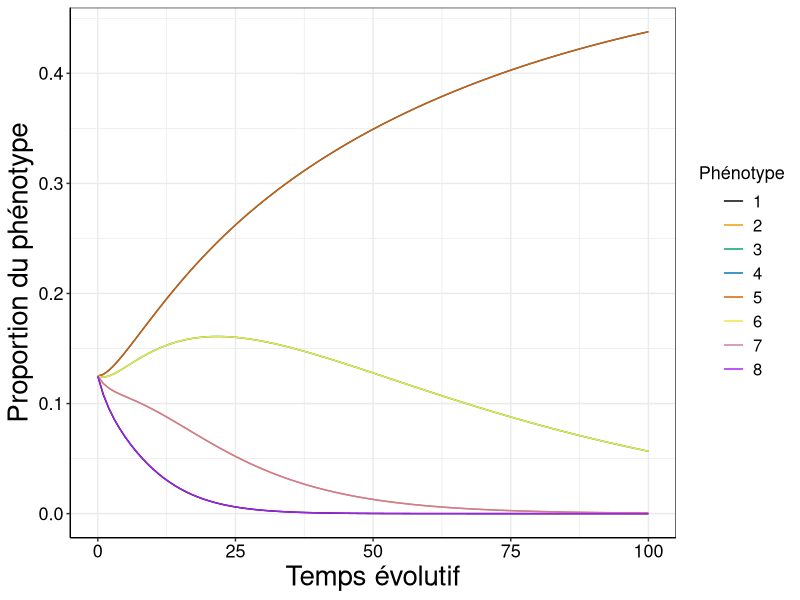
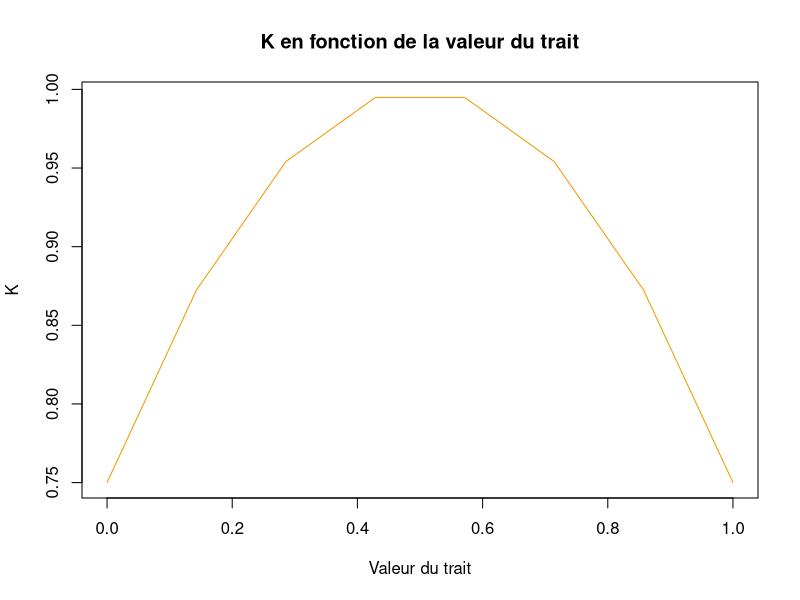
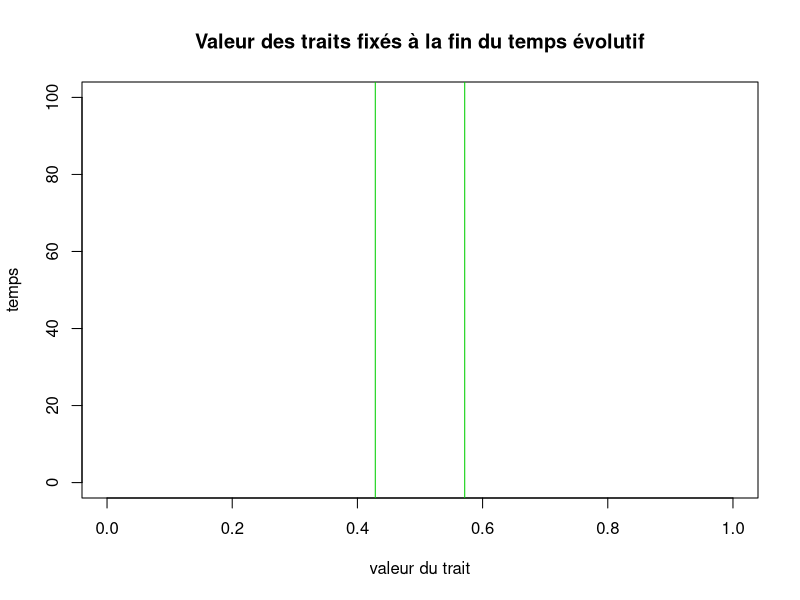
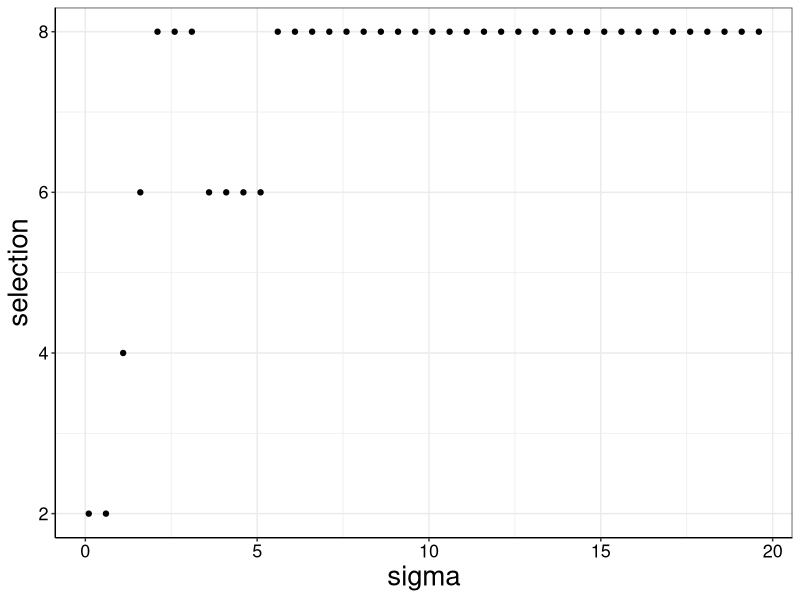
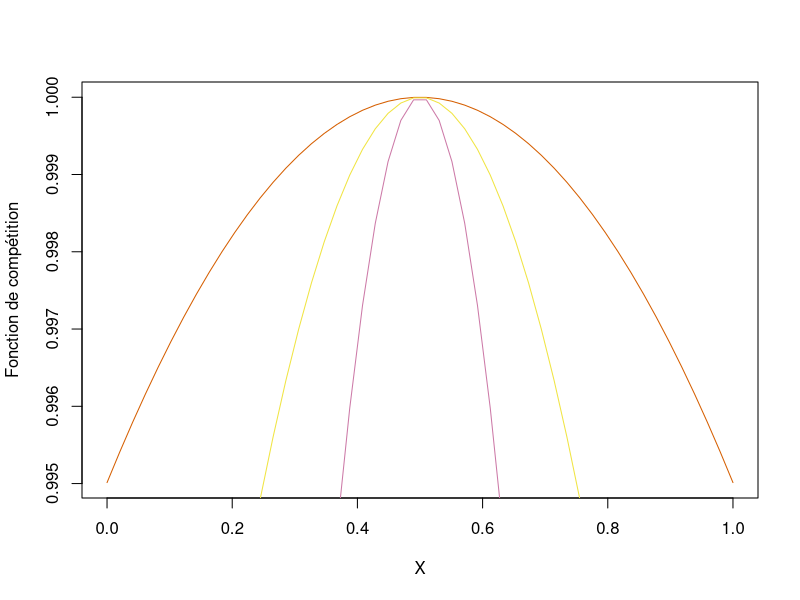

R code for these plots, in order: (Note: this script raises an error after producing the figures.)
## ---- chunk 1
rm(list=ls())
library(deSolve)
library(tidyverse)
## ---- chunk 2
main_theme = theme_bw()+
  theme(axis.line = element_line(colour = "black"),
        axis.text.x = element_text(colour = "black", size=13),
        axis.text.y = element_text(colour = "black", size=13),
        legend.title = element_text(colour = "black", size=13),
        legend.title.align=0.5,
        legend.text = element_text(colour = "black", size=12),
        axis.title=element_text(size=20))

## ---- chunk 3
fonc.K = function(x, K0 = K0, lambda = lambda, x0 = x0){return(
  max(0, 1/(K0-lambda*(x - x0)^2)))}  #Afin de ne pas obtenir de valeur négative, le maximum entre 0 et la valeur de K est retourné. 

fonc.a = function(x, y, sigma = sigma){
  return(exp(-(x-y)**2/2*(sigma^2)))
}

EDO_LK <- function(t, y, paraM){
  with(as.list(paraM), { # permet d'éviter de lister les paramètres 

  M = A * K

  dndt <- r*y*(1-y%*%M) # Equation différentielle 
  
  return(list(dndt))
  })
}


## ---- chunk 4
# les valeurs des paramètres sont renseignées, elles pourront être réadaptées au besoin

N <- 8 #nombre de traits

# Pour le calcul de la fonction de compétition (a)
sigma <- 0.2

# Pour le calcul de la fonction de fitness (K)
K0 <- 1
lambda <- 1
x0 <- 1/2

# Pour le calcul de la valeur des trais phénotypique 
xmin <- 0
xmax <- 1

#Pour le calcul de la proportion d'un phénotype x donné (= résolution de l'EDO)
r <- 0.5

## ---- chunk 5

# création des N valeurs de trait phénotypiques
X = seq(xmin, xmax, length.out = N)

#Création des matrice K et A vides 
K = matrix(NA, nrow = length(X), ncol = length(X))
A = matrix(NA, nrow = length(X), ncol = length(X))

for(i in 1:length(X)){
  for(j in 1:length(X)){
    K[i,j] =  fonc.K(x = X[j],K0 = K0, lambda = lambda, x0 = x0)
    A[i,j] = fonc.a(x = X[i], y = X[j], sigma = sigma)
  }
}


## ---- chunk 6
paraM <- list(r = r, K = K, A=A) #passage de M en paramètre pour qu'elle soit un input de EDO_LK

# paramètres nécessaires à la résolution de l'équation différentielle
temps <- seq(0,100,1)
nbarre <- rep(K0/N, N)

solution <- ode(y = nbarre, times = temps, func = EDO_LK, parms = paraM)
## ---- chunk 7
solution %>%
  as_tibble() %>%
  mutate_all(as.numeric) %>%
  pivot_longer(-time, names_to = "Phénotype", values_to = "value") %>%
  ggplot() +
  geom_line(aes(x = time, y = value, color = Phénotype))+
  xlab ("Temps évolutif")+
  ylab ("Proportion du phénotype")+
  scale_colour_manual(values=c("#000000", "#E69F00", "#009E73",
                               "#0072B2", "#D55E00", "#F0E442", "#CC79A7", "purple"))+
  main_theme
## ---- chunk 8
plot(x=X, y=K[1,]^(-1), type='l', col = "orange2", xlab= "Valeur du trait", ylab = "K", main = "K en fonction de la valeur du trait")
## ---- chunk 9

etatfinal = solution[nrow(solution),2:ncol(solution)] #solution de l'équation différentielle au temps final

plot(NULL, ylim = c(0, 100), xlim= c(xmin, xmax), xlab="valeur du trait", ylab="temps", type='l', main ="Valeur des traits fixés à la fin du temps évolutif")
for (rgtrait in 1:length(etatfinal)){
  if (etatfinal[rgtrait] > 0.1){ #seuil
    abline(v = X[rgtrait], col='green3')
  }
}
## ---- chunk 10
val_sig = seq (0.1,20,0.5) # valeur de sigma testées

selection <- rep(NULL, length( seq (0.5,20,0.5))) #vecteur du nombre de traits sélectionnés 

for (i in val_sig){
sigma = i 

#Création des matrice K et A vides 
K = matrix(NA, nrow = length(X), ncol = length(X))
A = matrix(NA, nrow = length(X), ncol = length(X))

for(i in 1:length(X)){
  for(j in 1:length(X)){
    K[i,j] =  fonc.K(x = X[j],K0 = K0, lambda = lambda, x0 = x0)
    A[i,j] = fonc.a(x = X[i], y = X[j], sigma = sigma)
  }
}

#listes de paramètres
paraM <- list(r = r, K = K, A = A) 

# paramètres nécessaires à la résolution de l'équation différentielle
temps <- seq(0,100,1)

solution <- ode(y = nbarre, times = temps, func = EDO_LK, parms = paraM)

# on récupère le nombre de phénotype sélectionné 
selection <- c(selection, sum(solution[nrow(solution),2:ncol(solution)]>0.1))


}
## ---- chunk 11
sel_sig = data.frame(sigma = val_sig, selection = selection)

ggplot(data = sel_sig)+
  geom_point(aes(x = sigma, y = selection))+
  main_theme
## ---- chunk 12
X = seq(from = 0, to = 1, length.out = 50 )

plot(X,fonc.a(x = X, y = 0.5, sigma = 0.2), type = "l", col =  "#D55E00", ylab = ("Fonction de compétition"))
lines(X,fonc.a(x = X, y = 0.5, sigma = 0.4), type = "l", col = "#F0E442")
lines(X,fonc.a(x = X, y = 0.5, sigma = 0.8), type = "l", col = "#CC79A7")

## ---- chunk 13

sigma = 0.5
N <- 20 #nombre de traits

M <- 100 #temps évolutif répétition du temps t. 
p <- 0.1 #probanilité de mutation
X <- seq(xmin, xmax, length.out = N) #valeur des traits

nbarre <- rep(K0/N, N) #Une même portion d'individu partagent chaque trait

nTmat = matrix(nrow=M, ncol=length(X))

# --> mettre dans une fonction ?
for(m in 1:M){
  solution <- ode(y = nbarre, times = temps, func = EDO_LK, parms = paraM)
  nT = solution[nrow(solution),2:ncol(solution)]
  for (rgtrait in 1:length(nT)){
    if (nT[rgtrait] > 0.01){
      nTmute <- nT[1:length(nT)-1]*p
      a = runif(1,0,1) 
      if (a>0.5){ #mutation à droite
        nT[1:length(nT)-1] = nT[1:length(nT)-1] - nTmute
        nT[2:length(nT)] = nT[2:length(nT)] + nTmute
      }
      #else{ #mutation à gauche
        #nT[1:length(nT)-1] = nT[1:length(nT)-1] + nTmute
        #nT[2:length(nT)] = nT[2:length(nT)] - nTmute
      #}
    }
  }
  nbarre <- nT
  nTmat[m,] <- nT
}
 

## Affichage graphique

colnames(nTmat) = c(1:N) # on renome pour acceder à l'indice ensuite

nTmat = as.data.frame(nTmat) 

temps_evol <- seq(1, M, 1)
nTmat$time <- temps_evol # ajout du temps


nTmat_long = nTmat%>%
  pivot_longer(-time, values_to = "dens", names_to = "phenotype")

nTmat_long$trait = X[ as.numeric(nTmat_long$phenotype)] # étiquette du trait


## -> dans une fonction ?
ggplot(nTmat_long)+
  geom_contour(aes(trait, time,  z=dens))+
  scale_fill_gradient2(low = "white" ,
                       high = "red")+
  main_theme

ggplot(nTmat_long)+
  geom_raster(aes(trait, time,  fill=dens))+
  scale_fill_gradient2(low = "white" ,
                       high = "red")+
  main_theme
## ---- chunk 14
sigma = 2
N <- 20
param <- c(K0, lambda, x0, xmin, xmax, N, sigma, r, epsilon)
MatM <- matriceM(param)
param <- list(param, MatM)

M <- 100
p <- 0.1
X <- seq(xmin, xmax, length.out = N)

z <- rep(0,N)
z[1] <- 1

nbarre <- z # cette fois, toute la population possède le trait inoptimal à l'état inital.

nTmat = matrix(nrow=M, ncol=length(X))

for(m in 1:M){
  solution <- ode(y = nbarre, times = temps, func = EDO_LK, parms = param)
  nT = solution[nrow(solution),2:ncol(solution)]
  for (rgtrait in 1:length(nT)){
    if (nT[rgtrait] > 0.01){
      nTmute <- nT[1:length(nT)-1]*p
      a = runif(1,0,1) 
      if (a>0.5){ #mutation à droite
        nT[1:length(nT)-1] = nT[1:length(nT)-1] - nTmute
        nT[2:length(nT)] = nT[2:length(nT)] + nTmute
      }
      #else{ #mutation à gauche
        #nT[1:length(nT)-1] = nT[1:length(nT)-1] + nTmute
        #nT[2:length(nT)] = nT[2:length(nT)] - nTmute
      #}
    }
  }
  nbarre <- nT
  nTmat[m,] <- nT
}
 

 
#### et on plot !


colnames(nTmat) = c(1:N) # on renome pour acceder à l'indice ensuite

nTmat = as.data.frame(nTmat) 

temps_evol <- seq(1, M, 1)
nTmat$time <- temps_evol # ajout du temps


nTmat_long = nTmat%>%
  pivot_longer(-time, values_to = "dens", names_to = "phenotype")

nTmat_long$trait = X[ as.numeric(nTmat_long$phenotype)] # étiquette du trait



ggplot(nTmat_long)+
  geom_contour(aes(trait, time,  z=dens))+
  scale_fill_gradient2(low = "white" ,
                       high = "red")+
  main_theme

ggplot(nTmat_long)+
  geom_raster(aes(trait, time,  fill=dens))+
  scale_fill_gradient2(low = "white" ,
                       high = "red")+
  main_theme
## ---- chunk 15

sigma = 0.5
N <- 20
param <- c(K0, lambda, x0, xmin, xmax, N, sigma, r, epsilon)
MatM <- matriceM(param)
param <- list(param, MatM)

M <- 100
p <- 0.1
X <- seq(xmin, xmax, length.out = N)

z <- rep(0,N)
z[1] <- 1

nbarre <- z#rep(K0/N, N)

nTmat = matrix(nrow=M, ncol=length(X))

for(m in 1:M){
  solution <- ode(y = nbarre, times = temps, func = EDO_LK, parms = param)
  nT = solution[nrow(solution),2:ncol(solution)]
  for (rgtrait in 1:length(nT)){
    if (nT[rgtrait] > 0.01){
      nTmute <- nT[1:length(nT)-1]*p
      a = runif(1,0,1) 
      if (a>0.5){ #mutation à droite
        nT[1:length(nT)-1] = nT[1:length(nT)-1] - nTmute
        nT[2:length(nT)] = nT[2:length(nT)] + nTmute
      }
      #else{ #mutation à gauche
        #nT[1:length(nT)-1] = nT[1:length(nT)-1] + nTmute
        #nT[2:length(nT)] = nT[2:length(nT)] - nTmute
      #}
    }
  }
  nbarre <- nT
  nTmat[m,] <- nT
}
 

 
#### et on plot !


colnames(nTmat) = c(1:N) # on renome pour acceder à l'indice ensuite

nTmat = as.data.frame(nTmat) 

temps_evol <- seq(1, M, 1)
nTmat$time <- temps_evol # ajout du temps


nTmat_long = nTmat%>%
  pivot_longer(-time, values_to = "dens", names_to = "phenotype")

nTmat_long$trait = X[ as.numeric(nTmat_long$phenotype)] # étiquette du trait



ggplot(nTmat_long)+
  geom_contour(aes(trait, time,  z=dens))+
  scale_fill_gradient2(low = "white" ,
                       high = "red")+
  main_theme

ggplot(nTmat_long)+
  geom_raster(aes(trait, time,  fill=dens))+
  scale_fill_gradient2(low = "white" ,
                       high = "red")+
  main_theme
